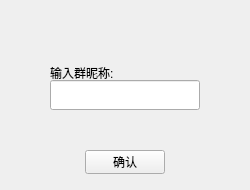
<?xml version="1.0" encoding="UTF-8"?>
<ui version="4.0">
 <class>craetGroupName</class>
 <widget class="QWidget" name="craetGroupName">
  <property name="geometry">
   <rect>
    <x>0</x>
    <y>0</y>
    <width>250</width>
    <height>190</height>
   </rect>
  </property>
  <property name="windowTitle">
   <string>Form</string>
  </property>
  <widget class="QLabel" name="label">
   <property name="geometry">
    <rect>
     <x>50</x>
     <y>65</y>
     <width>81</width>
     <height>16</height>
    </rect>
   </property>
   <property name="text">
    <string>输入群昵称:</string>
   </property>
  </widget>
  <widget class="QLineEdit" name="lineEdit">
   <property name="geometry">
    <rect>
     <x>50</x>
     <y>80</y>
     <width>150</width>
     <height>30</height>
    </rect>
   </property>
   <property name="alignment">
    <set>Qt::AlignLeading|Qt::AlignLeft|Qt::AlignVCenter</set>
   </property>
  </widget>
  <widget class="QPushButton" name="confirmBtn">
   <property name="geometry">
    <rect>
     <x>85</x>
     <y>150</y>
     <width>80</width>
     <height>24</height>
    </rect>
   </property>
   <property name="text">
    <string>确认</string>
   </property>
  </widget>
 </widget>
 <resources/>
 <connections/>
</ui>
